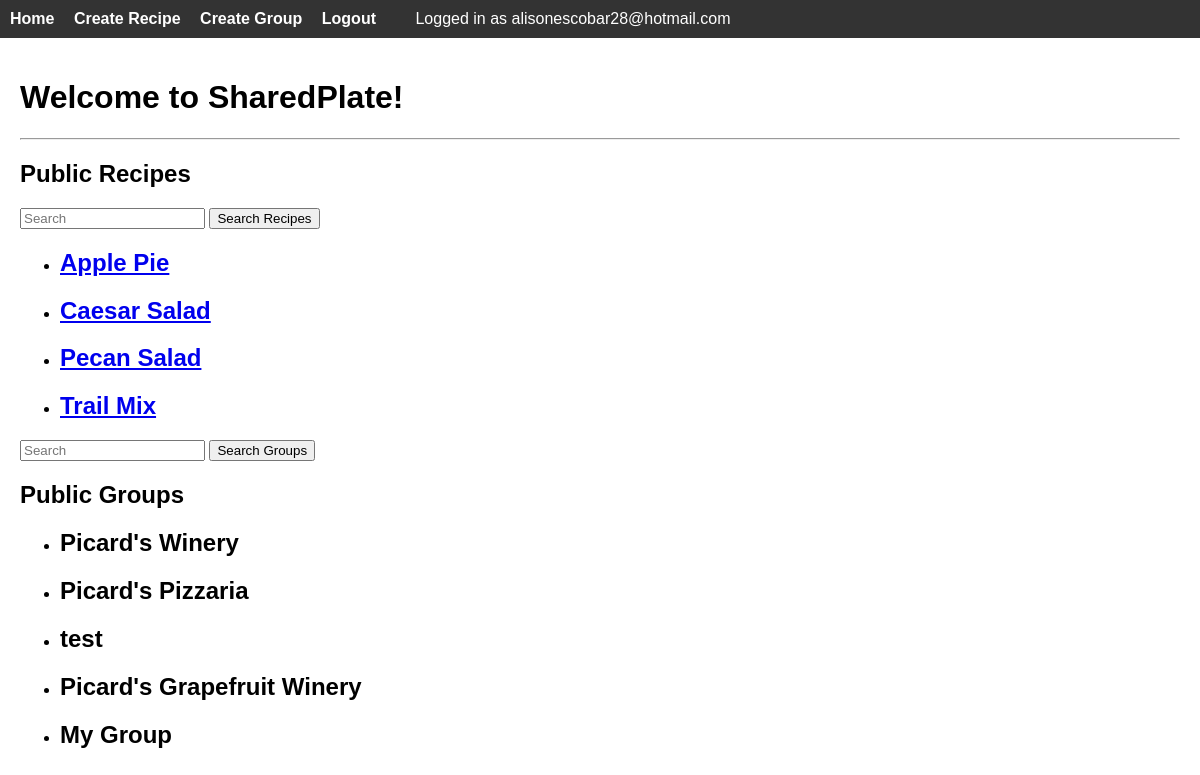
The page / (signed in) on the database its author committed.
### app/models.py (models this page shows)
class Recipe(db.Model):
    __tablename__ = 'recipe'
    id = db.Column(db.Integer, primary_key=True)
    user_email = db.Column(db.String(64), db.ForeignKey('user.email'), nullable=False)
    group_id = db.Column(db.Integer, db.ForeignKey('group.id'), nullable=False)
    title = db.Column(db.String(64), nullable=False)
    prep_time = db.Column(db.Integer, nullable = False)
    cook_time = db.Column(db.Integer, nullable=False)
    body = db.Column(db.TEXT, nullable=False)
    category = db.Column(db.String(64), nullable=False)
    num_serves = db.Column(db.Integer, nullable = False)
    privacy_setting = db.Column(db.String(64), nullable=False)
    is_validated = db.Column(db.Boolean, nullable=True)
    date_posted = db.Column(db.TEXT, nullable=False)
    forked_from_id = db.Column(db.Integer, db.ForeignKey('recipe.id'), nullable=True)

class Group(db.Model):
    __tablename__ = 'group'
    id = db.Column(db.Integer, primary_key=True)
    group_name = db.Column(db.String(64), nullable=False)
    privacy_setting = db.Column(db.String(64), nullable=False)

### app/routes.py (the view)
@app.route('/', methods=['GET'])
def home():
    form = SearchRecipe(request.args)
    form2 = SearchGroup(request.args)
    recipes_query = Recipe.query.filter_by(privacy_setting='public')
    groups_query = Group.query.filter_by(privacy_setting='public')
    if form.searchA.data and form.searchA.data.strip():
        recipes_query = recipes_query.filter(
            Recipe.title.ilike(f"%{form.searchA.data}%")
        )
    if form2.searchB.data and form2.searchB.data.strip():
        groups_query = groups_query.filter(
            Group.group_name.ilike(f"%{form2.searchB.data}%")
        )
    recipes = recipes_query.all()
    groups = groups_query.all()
    return render_template('index.html', recipes=recipes, groups=groups, form=form, form2=form2)

### app/forms.py
class SearchRecipe(FlaskForm):
    searchA = StringField("Search recipes:", validators=[Optional()])
    submitA = SubmitField('Search Recipes')

class SearchGroup(FlaskForm):
    searchB = StringField("Search groups:", validators=[Optional()])
    submitB = SubmitField('Search Groups')

### app/templates/index.html (shortened to what this page needs)
{% extends "base.html" %}
{% block content %}
  <h1>Welcome to SharedPlate!</h1>
  <hr>
<h2> Public Recipes </h2>
  <form method="get" action="{{ url_for('home') }}" autocomplete="off">
    {{ form.searchA(placeholder='Search') }}
    {{ form.submitA }}
  </form>
  {% if recipes %}
    <ul class="recipes">
      {% for recipe in recipes %}
        <li class="recipe">
          <h2><a href="{{ url_for('recipe_detail', recipe_id=recipe.id) }}">{{ recipe.title }}</a></h2>
        </li>
      {% endfor %}
    </ul>
  {% else %}
    <p>No Public Recipes</p>
  {% endif %}
  <form method="get" action="{{ url_for('home') }}" autocomplete="off">
    {{ form2.searchB(placeholder='Search') }}
    {{ form2.submitB }}
  </form>
<h2> Public Groups </h2>
  {% if groups %}
    <ul class="groups">
      {% for group in groups %}
        <li class="group">
          <h2> {{ group.group_name }} </h2>
        </li>
      {% endfor %}
    </ul>
  {% else %}
    <p>No Public Groups</p>
  {% endif %}
{% endblock %}

### app/templates/base.html (style rules this page uses)
body { font-family: Arial, sans-serif; margin: 0; }

### rows shown on the page
Recipe: title "Apple Pie"
Recipe: title "Caesar Salad"
Recipe: title "Pecan Salad"
Recipe: title "Trail Mix"
Group: group_name "Picard's Winery"
Group: group_name "Picard's Pizzaria"
Group: group_name "test"
Group: group_name "Picard's Grapefruit Winery"
Group: group_name "My Group"

### other values the page prints
{{ session['user'] }} "alisonescobar28@hotmail.com"
